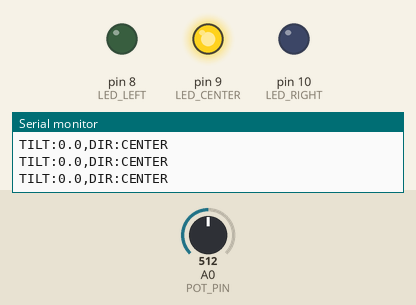
The sketch below on a simulated Arduino Nano, built with avr-gcc and run on an emulated ATmega328P. On the bench: output pins drawn as LEDs (lit = HIGH), the last lines printed to the serial monitor. The inputs (shaded band) are chosen by the test bench; at power-on: A0 (POT_PIN) = 512.

Above: at 1.2 s.
1.3 s: A0 (POT_PIN) set to 788
2.8 s: A0 (POT_PIN) set to 810
At 3.6 s:
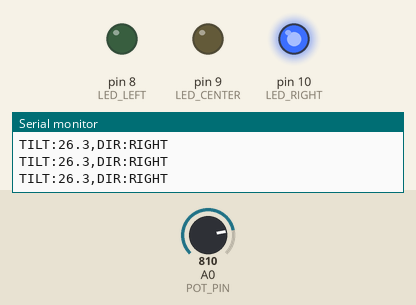
4.5 s: A0 (POT_PIN) set to 713
6.0 s: A0 (POT_PIN) set to 698
At 7.4 s:
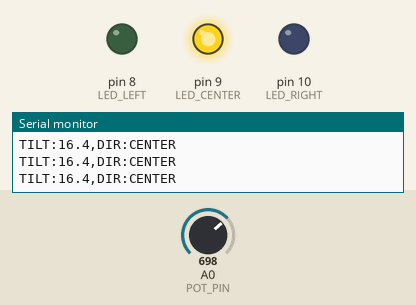
7.7 s: A0 (POT_PIN) set to 239
9.2 s: A0 (POT_PIN) set to 210
At 10.9 s:
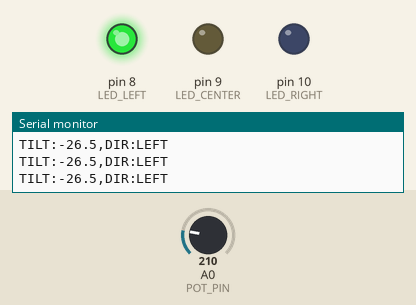
Timing chart, 0 to 11.9 s (numbered marks = the images above; inputs shaded):
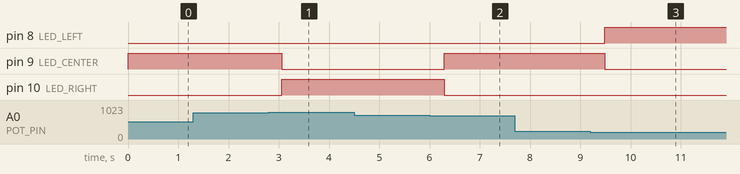

Measured:
- the behaviour switches between 795 and 796 on A0 (POT_PIN) (found by bisection; images 0 and 1)
- the behaviour switches between 705 and 704 on A0 (POT_PIN) (found by bisection; images 1 and 2)
- the behaviour switches between 228 and 227 on A0 (POT_PIN) (found by bisection; images 2 and 3)
- after the input at 2.8 s, pin 9 (LED_CENTER): HIGH → LOW after 0.26 s; pin 10 (LED_RIGHT): LOW → HIGH after 0.26 s
- after the input at 6.0 s, pin 9 (LED_CENTER): LOW → HIGH after 0.30 s; pin 10 (LED_RIGHT): HIGH → LOW after 0.30 s
- after the input at 9.2 s, pin 8 (LED_LEFT): LOW → HIGH after 0.29 s; pin 9 (LED_CENTER): HIGH → LOW after 0.29 s

The sketch:

main.ino
```cpp
// Прототип P0005: Эмуляция угла крена + Алгоритм гистерезиса направления
// Проверка математической модели фильтрации шума шагов и гистерезиса (25°/17°, 250 мс)
// Спецификация: firmware/direction_logic/direction_logic.h

#include "direction_logic.h"

const int POT_PIN = A0;
const int LED_LEFT = 8;
const int LED_CENTER = 9;
const int LED_RIGHT = 10;

DirectionClassifier classifier;
Direction lastDir = Direction::CENTER;

void updateLeds(Direction dir) {
  digitalWrite(LED_LEFT,   (dir == Direction::LEFT)   ? HIGH : LOW);
  digitalWrite(LED_CENTER, (dir == Direction::CENTER) ? HIGH : LOW);
  digitalWrite(LED_RIGHT,  (dir == Direction::RIGHT)  ? HIGH : LOW);
}

const char* getDirString(Direction dir) {
  switch (dir) {
    case Direction::CENTER: return "CENTER";
    case Direction::LEFT:   return "LEFT";
    case Direction::RIGHT:  return "RIGHT";
    default:                return "UNKNOWN";
  }
}

void setup() {
  Serial.begin(115200);

  pinMode(LED_LEFT, OUTPUT);
  pinMode(LED_CENTER, OUTPUT);
  pinMode(LED_RIGHT, OUTPUT);

  updateLeds(Direction::CENTER);

  Serial.println(F("=================================================="));
  Serial.println(F(" Argus P0005: Tilt Emulation & Direction Logic   "));
  Serial.println(F(" Threshold: 25 deg | Release: 17 deg | Filter: 250ms"));
  Serial.println(F(" Format: TILT:<roll>,DIR:<direction>              "));
  Serial.println(F("=================================================="));
}

void loop() {
  // Чтение потенциометра: 0..1023 преобразуем в угол крена -45.0 .. +45.0 градусов
  int raw = analogRead(POT_PIN);
  float roll = ((float)raw / 1023.0f) * 90.0f - 45.0f;

  // Классификация направления с учетом времени удержания и гистерезиса
  Direction currentDir = classifier.classify(roll, millis());

  if (currentDir != lastDir) {
    lastDir = currentDir;
    updateLeds(currentDir);
  }

  // Вывод данных для Serial Monitor / Serial Plotter
  Serial.print(F("TILT:"));
  Serial.print(roll, 1);
  Serial.print(F(",DIR:"));
  Serial.println(getDirString(currentDir));

  delay(50);
}
```

direction_logic.cpp
```cpp
// фильтрация и гистерезис для определения поворота трости

#include "direction_logic.h"

Direction DirectionClassifier::classify(float rollDeg, unsigned long nowMs) {
  Direction candidate = Direction::CENTER;

  // определение целевого кандидата с учетом текущего направления и зоны гистерезиса
  if (currentDir == Direction::RIGHT) {
    if (rollDeg >= (thresholdDeg - hysteresisDeg)) {
      candidate = Direction::RIGHT;
    } else if (rollDeg <= -thresholdDeg) {
      candidate = Direction::LEFT;
    } else {
      candidate = Direction::CENTER;
    }
  } else if (currentDir == Direction::LEFT) {
    if (rollDeg <= -(thresholdDeg - hysteresisDeg)) {
      candidate = Direction::LEFT;
    } else if (rollDeg >= thresholdDeg) {
      candidate = Direction::RIGHT;
    } else {
      candidate = Direction::CENTER;
    }
  } else {
    // currentDir == Direction::CENTER
    if (rollDeg >= thresholdDeg) {
      candidate = Direction::RIGHT;
    } else if (rollDeg <= -thresholdDeg) {
      candidate = Direction::LEFT;
    } else {
      candidate = Direction::CENTER;
    }
  }

  // если кандидат совпадает с активным направлением, сбрасываем ожидание перехода
  if (candidate == currentDir) {
    pendingDir = currentDir;
    pendingSince = nowMs;
    return currentDir;
  }

  // обнаружена смена направления кандидата так что засекаем время начала
  if (pendingDir != candidate) {
    pendingDir = candidate;
    pendingSince = nowMs;
  }

  // проверяем удерживается ли кандидат дольше установленного порога minHoldMs
  if ((nowMs - pendingSince) >= minHoldMs) {
    currentDir = candidate;
    pendingDir = currentDir;
    pendingSince = nowMs;
  }

  return currentDir;
}
```

direction_logic.h
```cpp
#ifndef DIRECTION_LOGIC_H
#define DIRECTION_LOGIC_H

// модуль классификации направления на чистых плюсах
// положительный угол - поворот направо, отрицательный - налево
// pendingDir отслеживает кандидатное направление до подтверждения по таймауту удержания

enum class Direction {
  CENTER,
  LEFT,
  RIGHT
};

struct DirectionClassifier {
  float thresholdDeg = 25.0f;     // порог наклона в градусах
  float hysteresisDeg = 8.0f;     // гистерезис для предотвращения дребезга на границе
  unsigned long minHoldMs = 250;  // минимальная длительность удержания против шума ходьбы
  Direction currentDir = Direction::CENTER;
  unsigned long pendingSince = 0;
  Direction pendingDir = Direction::CENTER;

  // функция принимает угол крена (rollDeg) и монотонную временную метку (nowMs)
  Direction classify(float rollDeg, unsigned long nowMs);
};

#endif // DIRECTION_LOGIC_H
```
